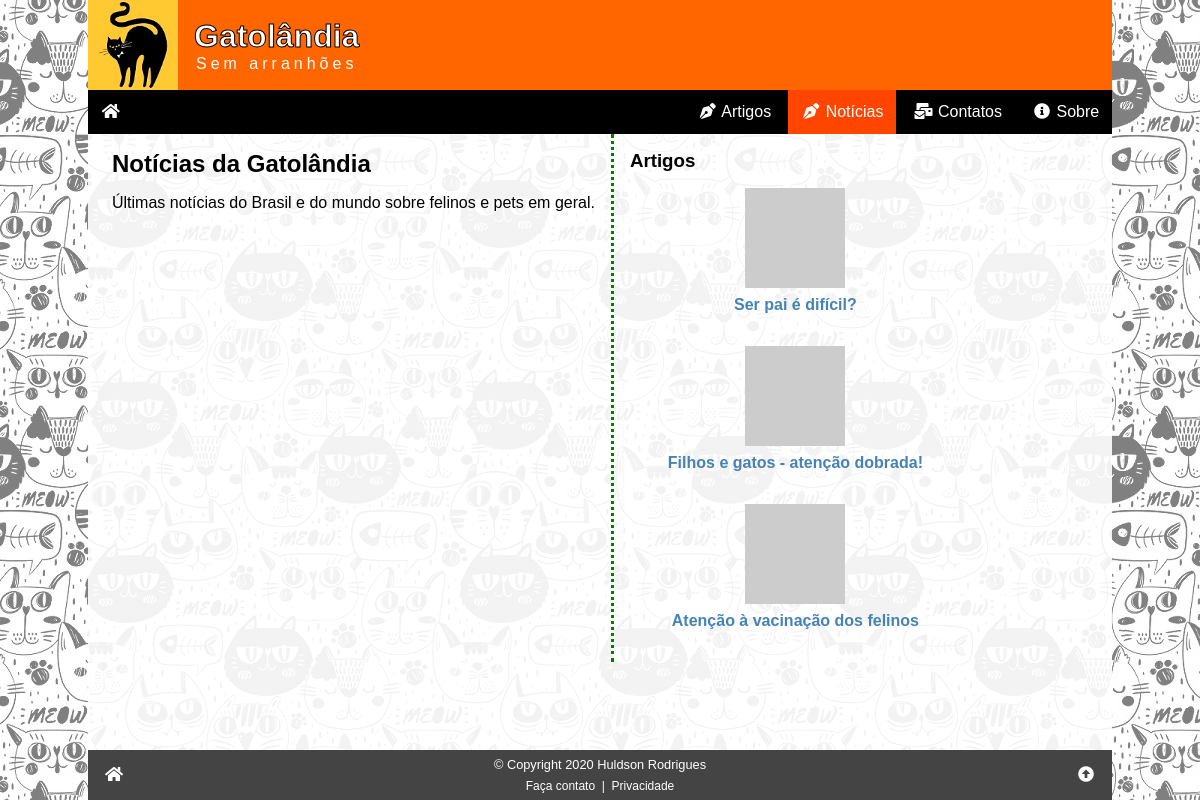
/noticias.php, run on the app's committed database.
### tables this page shows
CREATE TABLE artigos (
    id_artigo INT PRIMARY KEY NOT NULL AUTO_INCREMENT,
    data TIMESTAMP DEFAULT CURRENT_TIMESTAMP,
    titulo VARCHAR(255) NOT NULL,
    imagem VARCHAR(255) COMMENT 'URL da imagem - thumbnail',
    resumo VARCHAR(255) NOT NULL COMMENT 'Resumo do artigo',
    texto LONGTEXT NOT NULL COMMENT 'Texto (HTML) do artigo completo',
    autor_id INT NOT NULL,
    campo1 TEXT COMMENT 'Reservado para uso futuro',
    campo2 TEXT COMMENT 'Reservado para uso futuro',
    campo3 TEXT COMMENT 'Reservado para uso futuro',
    status ENUM ('inativo', 'ativo') DEFAULT 'ativo',

     
    FOREIGN KEY (autor_id) REFERENCES autores (id_autor)
);

### noticias.php (the view, shortened to what this page needs)
<?php
require ('_config.php');
$sql = "SELECT id_artigo, imagem, titulo FROM `artigos` WHERE status = 'ativo' ORDER BY RAND() LIMIT 3;";
$res = $conn->query($sql);
$artigos = '';
while ($art = $res->fetch_assoc()) :
    $artigos .= <<<HTML
<div class="art">
<a href="/artigo.php?id={$art['id_artigo']}">
    <img src="{$art['imagem']}" alt="{$art['titulo']}" title="{$art['titulo']}">
    {$art['titulo']}
</a>
</div>
HTML;
endwhile;
$artigos .= '';
require ('_header.php');
?>
<div class="row">
    <div class="col1">
        <h2>Notícias da Gatolândia</h2>
        <p>Últimas notícias do Brasil e do mundo sobre felinos e pets em geral.</p>
    </div>
    <aside class="col2">
        <h3>Artigos</h3>
        <?php echo $artigos ?>
    </aside>
</div>
<?php
require ('_footer.php');
?>

### css/global.css (style rules this page uses)
:root { --tamanho-texto-site: 16px; --tipo-fonte-site: sans-serif; --cor-dos-links: steelblue; --cor-dos-links-em-hover: orangered; --fundo-da-pagina: url('/img/fundo02.jpg') black fixed; }
* { box-sizing: border-box; }
html, body { padding: 0; margin: 0; width: 100%; height: 100%; position: relative; font-size: var(--tamanho-texto-site); font-family: var(--tipo-fonte-site); }
a { color: var(--cor-dos-links); text-decoration: none; }
p, h1, h2, h3, h4, h5 { margin: 1rem 0; }
body { background: var(--fundo-da-pagina); }

### css/noticias.css (style rules this page uses)
.row { display: flex; width: 100%; flex-direction: column; }
.col2 { width: 100%; border-top: 3px dotted green; margin-top: 2rem; margin-bottom: 2rem; }
.art { text-align: center; font-weight: bold; margin-bottom: 2rem; }
.art img { width: 100px; display: block; margin: 1rem auto .5rem auto; }
@media (min-width: 640px) { .row { flex-direction: row; } }
@media (min-width: 640px) { .col1 { padding-right: 1rem; } }
@media (min-width: 640px) { .col2 { width: 350px; padding-left: 1rem; border: 0; margin: 0; border-left: 3px dotted green; } }

### data on the page
artigos: titulo "Ser pai é difícil?"
artigos: titulo "Filhos e gatos - atenção dobrada!"
artigos: titulo "Atenção à vacinação dos felinos"
